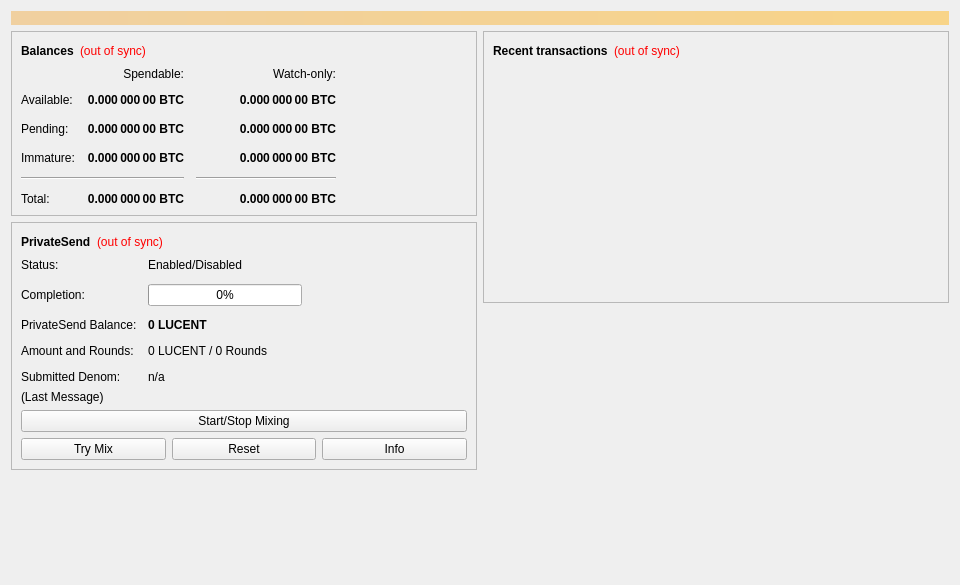
<?xml version="1.0" encoding="UTF-8"?>
<ui version="4.0">
 <class>OverviewPage</class>
 <widget class="QWidget" name="OverviewPage">
  <property name="geometry">
   <rect>
    <x>0</x>
    <y>0</y>
    <width>960</width>
    <height>585</height>
   </rect>
  </property>
  <property name="minimumSize">
   <size>
    <width>960</width>
    <height>0</height>
   </size>
  </property>
  <property name="windowTitle">
   <string>Form</string>
  </property>
  <layout class="QVBoxLayout" name="topLayout">
   <item>
    <widget class="QLabel" name="labelAlerts">
     <property name="visible">
      <bool>false</bool>
     </property>
     <property name="styleSheet">
      <string notr="true">QLabel { background-color: qlineargradient(x1: 0, y1: 0, x2: 1, y2: 0, stop:0 #F0D0A0, stop:1 #F8D488); color:#000000; }</string>
     </property>
     <property name="wordWrap">
      <bool>true</bool>
     </property>
     <property name="margin">
      <number>3</number>
     </property>
     <property name="textInteractionFlags">
      <set>Qt::TextSelectableByMouse</set>
     </property>
    </widget>
   </item>
   <item>
    <layout class="QHBoxLayout" name="horizontalLayout" stretch="1,1">
     <item>
      <layout class="QVBoxLayout" name="verticalLayout_2">
       <item>
        <widget class="QFrame" name="frame">
         <property name="frameShape">
          <enum>QFrame::StyledPanel</enum>
         </property>
         <property name="frameShadow">
          <enum>QFrame::Raised</enum>
         </property>
         <layout class="QVBoxLayout" name="verticalLayout_4">
          <item>
           <layout class="QHBoxLayout" name="horizontalLayout_4">
            <item>
             <widget class="QLabel" name="label_5">
              <property name="font">
               <font>
                <weight>75</weight>
                <bold>true</bold>
               </font>
              </property>
              <property name="text">
               <string>Balances</string>
              </property>
             </widget>
            </item>
            <item>
             <widget class="QLabel" name="labelWalletStatus">
              <property name="toolTip">
               <string>The displayed information may be out of date. Your wallet automatically synchronizes with the Lucent network after a connection is established, but this process has not completed yet.</string>
              </property>
              <property name="styleSheet">
               <string notr="true">QLabel { color: red; }</string>
              </property>
              <property name="text">
               <string notr="true">(out of sync)</string>
              </property>
              <property name="alignment">
               <set>Qt::AlignLeading|Qt::AlignLeft|Qt::AlignVCenter</set>
              </property>
             </widget>
            </item>
            <item>
             <spacer name="horizontalSpacer_3">
              <property name="orientation">
               <enum>Qt::Horizontal</enum>
              </property>
              <property name="sizeHint" stdset="0">
               <size>
                <width>40</width>
                <height>20</height>
               </size>
              </property>
             </spacer>
            </item>
           </layout>
          </item>
          <item>
           <layout class="QGridLayout" name="gridLayout">
            <property name="spacing">
             <number>12</number>
            </property>
            <item row="2" column="2">
             <widget class="QLabel" name="labelWatchPending">
              <property name="font">
               <font>
                <weight>75</weight>
                <bold>true</bold>
               </font>
              </property>
              <property name="cursor">
               <cursorShape>IBeamCursor</cursorShape>
              </property>
              <property name="toolTip">
               <string>Unconfirmed transactions to watch-only addresses</string>
              </property>
              <property name="text">
               <string notr="true">0.000 000 00 BTC</string>
              </property>
              <property name="alignment">
               <set>Qt::AlignRight|Qt::AlignTrailing|Qt::AlignVCenter</set>
              </property>
              <property name="textInteractionFlags">
               <set>Qt::LinksAccessibleByMouse|Qt::TextSelectableByKeyboard|Qt::TextSelectableByMouse</set>
              </property>
             </widget>
            </item>
            <item row="2" column="1">
             <widget class="QLabel" name="labelUnconfirmed">
              <property name="font">
               <font>
                <weight>75</weight>
                <bold>true</bold>
               </font>
              </property>
              <property name="cursor">
               <cursorShape>IBeamCursor</cursorShape>
              </property>
              <property name="toolTip">
               <string>Total of transactions that have yet to be confirmed, and do not yet count toward the spendable balance</string>
              </property>
              <property name="text">
               <string notr="true">0.000 000 00 BTC</string>
              </property>
              <property name="alignment">
               <set>Qt::AlignRight|Qt::AlignTrailing|Qt::AlignVCenter</set>
              </property>
              <property name="textInteractionFlags">
               <set>Qt::LinksAccessibleByMouse|Qt::TextSelectableByKeyboard|Qt::TextSelectableByMouse</set>
              </property>
             </widget>
            </item>
            <item row="3" column="2">
             <widget class="QLabel" name="labelWatchImmature">
              <property name="font">
               <font>
                <weight>75</weight>
                <bold>true</bold>
               </font>
              </property>
              <property name="cursor">
               <cursorShape>IBeamCursor</cursorShape>
              </property>
              <property name="toolTip">
               <string>Mined balance in watch-only addresses that has not yet matured</string>
              </property>
              <property name="text">
               <string notr="true">0.000 000 00 BTC</string>
              </property>
              <property name="alignment">
               <set>Qt::AlignRight|Qt::AlignTrailing|Qt::AlignVCenter</set>
              </property>
              <property name="textInteractionFlags">
               <set>Qt::LinksAccessibleByMouse|Qt::TextSelectableByKeyboard|Qt::TextSelectableByMouse</set>
              </property>
             </widget>
            </item>
            <item row="4" column="0" colspan="2">
             <widget class="Line" name="lineSpendableBalance">
              <property name="orientation">
               <enum>Qt::Horizontal</enum>
              </property>
             </widget>
            </item>
            <item row="4" column="2">
             <widget class="Line" name="lineWatchBalance">
              <property name="sizePolicy">
               <sizepolicy hsizetype="Preferred" vsizetype="Fixed">
                <horstretch>0</horstretch>
                <verstretch>0</verstretch>
               </sizepolicy>
              </property>
              <property name="minimumSize">
               <size>
                <width>140</width>
                <height>0</height>
               </size>
              </property>
              <property name="orientation">
               <enum>Qt::Horizontal</enum>
              </property>
             </widget>
            </item>
            <item row="5" column="0">
             <widget class="QLabel" name="labelTotalText">
              <property name="text">
               <string>Total:</string>
              </property>
             </widget>
            </item>
            <item row="3" column="1">
             <widget class="QLabel" name="labelImmature">
              <property name="font">
               <font>
                <weight>75</weight>
                <bold>true</bold>
               </font>
              </property>
              <property name="cursor">
               <cursorShape>IBeamCursor</cursorShape>
              </property>
              <property name="toolTip">
               <string>Mined balance that has not yet matured</string>
              </property>
              <property name="text">
               <string notr="true">0.000 000 00 BTC</string>
              </property>
              <property name="alignment">
               <set>Qt::AlignRight|Qt::AlignTrailing|Qt::AlignVCenter</set>
              </property>
              <property name="textInteractionFlags">
               <set>Qt::LinksAccessibleByMouse|Qt::TextSelectableByKeyboard|Qt::TextSelectableByMouse</set>
              </property>
             </widget>
            </item>
            <item row="2" column="3">
             <spacer name="horizontalSpacer_2">
              <property name="orientation">
               <enum>Qt::Horizontal</enum>
              </property>
              <property name="sizeHint" stdset="0">
               <size>
                <width>40</width>
                <height>20</height>
               </size>
              </property>
             </spacer>
            </item>
            <item row="3" column="0">
             <widget class="QLabel" name="labelImmatureText">
              <property name="text">
               <string>Immature:</string>
              </property>
             </widget>
            </item>
            <item row="5" column="1">
             <widget class="QLabel" name="labelTotal">
              <property name="font">
               <font>
                <weight>75</weight>
                <bold>true</bold>
               </font>
              </property>
              <property name="cursor">
               <cursorShape>IBeamCursor</cursorShape>
              </property>
              <property name="toolTip">
               <string>Your current total balance</string>
              </property>
              <property name="text">
               <string notr="true">0.000 000 00 BTC</string>
              </property>
              <property name="alignment">
               <set>Qt::AlignRight|Qt::AlignTrailing|Qt::AlignVCenter</set>
              </property>
              <property name="textInteractionFlags">
               <set>Qt::LinksAccessibleByMouse|Qt::TextSelectableByKeyboard|Qt::TextSelectableByMouse</set>
              </property>
             </widget>
            </item>
            <item row="5" column="2">
             <widget class="QLabel" name="labelWatchTotal">
              <property name="font">
               <font>
                <weight>75</weight>
                <bold>true</bold>
               </font>
              </property>
              <property name="cursor">
               <cursorShape>IBeamCursor</cursorShape>
              </property>
              <property name="toolTip">
               <string>Current total balance in watch-only addresses</string>
              </property>
              <property name="text">
               <string notr="true">0.000 000 00 BTC</string>
              </property>
              <property name="alignment">
               <set>Qt::AlignRight|Qt::AlignTrailing|Qt::AlignVCenter</set>
              </property>
              <property name="textInteractionFlags">
               <set>Qt::LinksAccessibleByMouse|Qt::TextSelectableByKeyboard|Qt::TextSelectableByMouse</set>
              </property>
             </widget>
            </item>
            <item row="0" column="2">
             <widget class="QLabel" name="labelWatchonly">
              <property name="text">
               <string>Watch-only:</string>
              </property>
              <property name="alignment">
               <set>Qt::AlignRight|Qt::AlignTrailing|Qt::AlignVCenter</set>
              </property>
             </widget>
            </item>
            <item row="1" column="0">
             <widget class="QLabel" name="labelBalanceText">
              <property name="text">
               <string>Available:</string>
              </property>
             </widget>
            </item>
            <item row="1" column="1">
             <widget class="QLabel" name="labelBalance">
              <property name="font">
               <font>
                <weight>75</weight>
                <bold>true</bold>
               </font>
              </property>
              <property name="cursor">
               <cursorShape>IBeamCursor</cursorShape>
              </property>
              <property name="toolTip">
               <string>Your current spendable balance</string>
              </property>
              <property name="text">
               <string notr="true">0.000 000 00 BTC</string>
              </property>
              <property name="alignment">
               <set>Qt::AlignRight|Qt::AlignTrailing|Qt::AlignVCenter</set>
              </property>
              <property name="textInteractionFlags">
               <set>Qt::LinksAccessibleByMouse|Qt::TextSelectableByKeyboard|Qt::TextSelectableByMouse</set>
              </property>
             </widget>
            </item>
            <item row="1" column="2">
             <widget class="QLabel" name="labelWatchAvailable">
              <property name="font">
               <font>
                <weight>75</weight>
                <bold>true</bold>
               </font>
              </property>
              <property name="cursor">
               <cursorShape>IBeamCursor</cursorShape>
              </property>
              <property name="toolTip">
               <string>Your current balance in watch-only addresses</string>
              </property>
              <property name="text">
               <string notr="true">0.000 000 00 BTC</string>
              </property>
              <property name="alignment">
               <set>Qt::AlignRight|Qt::AlignTrailing|Qt::AlignVCenter</set>
              </property>
              <property name="textInteractionFlags">
               <set>Qt::LinksAccessibleByMouse|Qt::TextSelectableByKeyboard|Qt::TextSelectableByMouse</set>
              </property>
             </widget>
            </item>
            <item row="2" column="0">
             <widget class="QLabel" name="labelPendingText">
              <property name="text">
               <string>Pending:</string>
              </property>
             </widget>
            </item>
            <item row="0" column="1">
             <widget class="QLabel" name="labelSpendable">
              <property name="text">
               <string>Spendable:</string>
              </property>
              <property name="alignment">
               <set>Qt::AlignRight|Qt::AlignTrailing|Qt::AlignVCenter</set>
              </property>
             </widget>
            </item>
           </layout>
          </item>
         </layout>
        </widget>
       </item>
       <item>
        <widget class="QFrame" name="framePrivateSend">
         <property name="layoutDirection">
          <enum>Qt::LeftToRight</enum>
         </property>
         <property name="frameShape">
          <enum>QFrame::StyledPanel</enum>
         </property>
         <property name="frameShadow">
          <enum>QFrame::Raised</enum>
         </property>
         <layout class="QVBoxLayout" name="VerticalLayout_PS1">
          <item>
           <layout class="QHBoxLayout" name="horizontalLayout_5">
            <item>
             <widget class="QLabel" name="labelPrivateSendHeader">
              <property name="font">
               <font>
                <weight>75</weight>
                <bold>true</bold>
               </font>
              </property>
              <property name="text">
               <string>PrivateSend</string>
              </property>
             </widget>
            </item>
            <item>
             <widget class="QLabel" name="labelPrivateSendSyncStatus">
              <property name="toolTip">
               <string>The displayed information may be out of date. Your wallet automatically synchronizes with the Lucent network after a connection is established, but this process has not completed yet.</string>
              </property>
              <property name="styleSheet">
               <string notr="true">QLabel { color: red; }</string>
              </property>
              <property name="text">
               <string notr="true">(out of sync)</string>
              </property>
              <property name="alignment">
               <set>Qt::AlignLeading|Qt::AlignLeft|Qt::AlignVCenter</set>
              </property>
             </widget>
            </item>
            <item>
             <spacer name="horizontalSpacer_4">
              <property name="orientation">
               <enum>Qt::Horizontal</enum>
              </property>
              <property name="sizeHint" stdset="0">
               <size>
                <width>40</width>
                <height>20</height>
               </size>
              </property>
             </spacer>
            </item>
           </layout>
          </item>
          <item>
           <layout class="QFormLayout" name="privateSendFormLayout">
            <property name="fieldGrowthPolicy">
             <enum>QFormLayout::AllNonFixedFieldsGrow</enum>
            </property>
            <property name="horizontalSpacing">
             <number>11</number>
            </property>
            <property name="verticalSpacing">
             <number>12</number>
            </property>
            <item row="0" column="0">
             <widget class="QLabel" name="labelPrivateSendEnabledText">
              <property name="text">
               <string>Status:</string>
              </property>
             </widget>
            </item>
            <item row="0" column="1">
             <widget class="QLabel" name="labelPrivateSendEnabled">
              <property name="text">
               <string>Enabled/Disabled</string>
              </property>
             </widget>
            </item>
            <item row="1" column="0">
             <widget class="QLabel" name="labelCompletitionText">
              <property name="text">
               <string>Completion:</string>
              </property>
             </widget>
            </item>
            <item row="1" column="1">
             <widget class="QProgressBar" name="privateSendProgress">
              <property name="maximumSize">
               <size>
                <width>154</width>
                <height>16777215</height>
               </size>
              </property>
              <property name="value">
               <number>0</number>
              </property>
             </widget>
            </item>
            <item row="2" column="0">
             <widget class="QLabel" name="labelAnonymizedText">
              <property name="text">
               <string>PrivateSend Balance:</string>
              </property>
             </widget>
            </item>
            <item row="2" column="1">
             <widget class="QLabel" name="labelAnonymized">
              <property name="font">
               <font>
                <weight>75</weight>
                <bold>true</bold>
               </font>
              </property>
              <property name="text">
               <string notr="true">0 LUCENT</string>
              </property>
             </widget>
            </item>
            <item row="3" column="0">
             <widget class="QLabel" name="labelAmountAndRoundsText">
              <property name="text">
               <string>Amount and Rounds:</string>
              </property>
             </widget>
            </item>
            <item row="3" column="1">
             <widget class="QLabel" name="labelAmountRounds">
              <property name="text">
               <string>0 LUCENT / 0 Rounds</string>
              </property>
             </widget>
            </item>
            <item row="4" column="0">
             <widget class="QLabel" name="labelSubmittedDenomText">
              <property name="text">
               <string>Submitted Denom:</string>
              </property>
             </widget>
            </item>
            <item row="4" column="1">
             <widget class="QLabel" name="labelSubmittedDenom">
              <property name="toolTip">
               <string>The denominations you submitted to the Masternode.&lt;br&gt;To mix, other users must submit the exact same denominations.</string>
              </property>
              <property name="text">
               <string>n/a</string>
              </property>
             </widget>
            </item>
           </layout>
          </item>
          <item>
           <layout class="QVBoxLayout" name="VerticalLayout_PS">
            <item>
             <widget class="QLabel" name="labelPrivateSendLastMessage">
              <property name="text">
               <string>(Last Message)</string>
              </property>
              <property name="alignment">
               <set>Qt::AlignLeading|Qt::AlignLeft|Qt::AlignTop</set>
              </property>
              <property name="wordWrap">
               <bool>true</bool>
              </property>
             </widget>
            </item>
            <item>
             <widget class="QPushButton" name="togglePrivateSend">
              <property name="sizePolicy">
               <sizepolicy hsizetype="MinimumExpanding" vsizetype="Fixed">
                <horstretch>0</horstretch>
                <verstretch>0</verstretch>
               </sizepolicy>
              </property>
              <property name="text">
               <string>Start/Stop Mixing</string>
              </property>
             </widget>
            </item>
            <item>
             <layout class="QHBoxLayout" name="horizontalLayout_debugbuttons">
              <item>
               <widget class="QPushButton" name="privateSendAuto">
                <property name="sizePolicy">
                 <sizepolicy hsizetype="MinimumExpanding" vsizetype="Fixed">
                  <horstretch>0</horstretch>
                  <verstretch>0</verstretch>
                 </sizepolicy>
                </property>
                <property name="toolTip">
                 <string>Try to manually submit a PrivateSend request.</string>
                </property>
                <property name="text">
                 <string>Try Mix</string>
                </property>
               </widget>
              </item>
              <item>
               <widget class="QPushButton" name="privateSendReset">
                <property name="sizePolicy">
                 <sizepolicy hsizetype="MinimumExpanding" vsizetype="Fixed">
                  <horstretch>0</horstretch>
                  <verstretch>0</verstretch>
                 </sizepolicy>
                </property>
                <property name="toolTip">
                 <string>Reset the current status of PrivateSend (can interrupt PrivateSend if it's in the process of Mixing, which can cost you money!)</string>
                </property>
                <property name="autoFillBackground">
                 <bool>false</bool>
                </property>
                <property name="text">
                 <string>Reset</string>
                </property>
               </widget>
              </item>
              <item>
               <widget class="QPushButton" name="privateSendInfo">
                <property name="sizePolicy">
                 <sizepolicy hsizetype="MinimumExpanding" vsizetype="Fixed">
                  <horstretch>0</horstretch>
                  <verstretch>0</verstretch>
                 </sizepolicy>
                </property>
                <property name="toolTip">
                 <string>Information about PrivateSend and Mixing</string>
                </property>
                <property name="text">
                 <string>Info</string>
                </property>
               </widget>
              </item>
             </layout>
            </item>
           </layout>
          </item>
         </layout>
        </widget>
       </item>
       <item>
        <spacer name="verticalSpacer">
         <property name="orientation">
          <enum>Qt::Vertical</enum>
         </property>
         <property name="sizeHint" stdset="0">
          <size>
           <width>20</width>
           <height>40</height>
          </size>
         </property>
        </spacer>
       </item>
      </layout>
     </item>
     <item>
      <layout class="QVBoxLayout" name="verticalLayout_3">
       <item>
        <widget class="QFrame" name="frame_2">
         <property name="frameShape">
          <enum>QFrame::StyledPanel</enum>
         </property>
         <property name="frameShadow">
          <enum>QFrame::Raised</enum>
         </property>
         <layout class="QVBoxLayout" name="verticalLayout">
          <item>
           <layout class="QHBoxLayout" name="horizontalLayout_2">
            <item>
             <widget class="QLabel" name="label_4">
              <property name="font">
               <font>
                <weight>75</weight>
                <bold>true</bold>
               </font>
              </property>
              <property name="text">
               <string>Recent transactions</string>
              </property>
             </widget>
            </item>
            <item>
             <widget class="QLabel" name="labelTransactionsStatus">
              <property name="toolTip">
               <string>The displayed information may be out of date. Your wallet automatically synchronizes with the Lucent network after a connection is established, but this process has not completed yet.</string>
              </property>
              <property name="styleSheet">
               <string notr="true">QLabel { color: red; }</string>
              </property>
              <property name="text">
               <string notr="true">(out of sync)</string>
              </property>
              <property name="alignment">
               <set>Qt::AlignLeading|Qt::AlignLeft|Qt::AlignVCenter</set>
              </property>
             </widget>
            </item>
            <item>
             <spacer name="horizontalSpacer">
              <property name="orientation">
               <enum>Qt::Horizontal</enum>
              </property>
              <property name="sizeHint" stdset="0">
               <size>
                <width>40</width>
                <height>20</height>
               </size>
              </property>
             </spacer>
            </item>
           </layout>
          </item>
          <item>
           <widget class="QListView" name="listTransactions">
            <property name="styleSheet">
             <string notr="true">QListView { background: transparent; }</string>
            </property>
            <property name="frameShape">
             <enum>QFrame::NoFrame</enum>
            </property>
            <property name="verticalScrollBarPolicy">
             <enum>Qt::ScrollBarAlwaysOff</enum>
            </property>
            <property name="horizontalScrollBarPolicy">
             <enum>Qt::ScrollBarAlwaysOff</enum>
            </property>
            <property name="selectionMode">
             <enum>QAbstractItemView::NoSelection</enum>
            </property>
           </widget>
          </item>
         </layout>
        </widget>
       </item>
       <item>
        <spacer name="verticalSpacer_2">
         <property name="orientation">
          <enum>Qt::Vertical</enum>
         </property>
         <property name="sizeHint" stdset="0">
          <size>
           <width>20</width>
           <height>40</height>
          </size>
         </property>
        </spacer>
       </item>
      </layout>
     </item>
    </layout>
   </item>
  </layout>
 </widget>
 <resources/>
 <connections/>
</ui>
